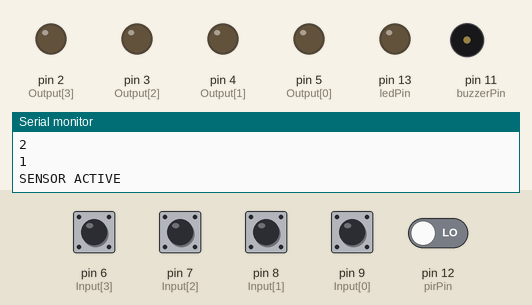
Bench run of a sketch on a simulated Arduino Uno, built with avr-gcc and run on an emulated ATmega328P. On the bench: output pins drawn as LEDs (lit = HIGH), buzzer (waves = sounding), the last lines printed to the serial monitor. Dashed ring = blinking. The test bench sets the inputs (shaded band); at power-on: pin 6 (Input[3]), pin 7 (Input[2]), pin 8 (Input[1]), pin 9 (Input[0]) HIGH, pin 12 (pirPin) LOW.

Above: at 11.2 s.
11.3 s: pin 12 (pirPin) driven HIGH
At 11.9 s:
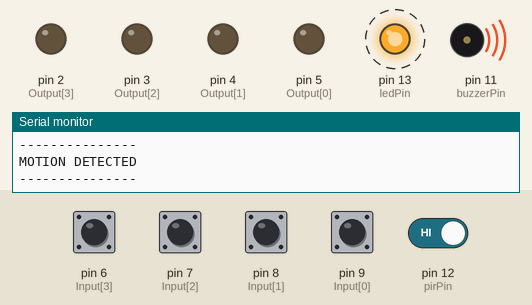
14.3 s: pin 6 (Input[3]) pulled LOW for 0.6 s
At 14.9 s:
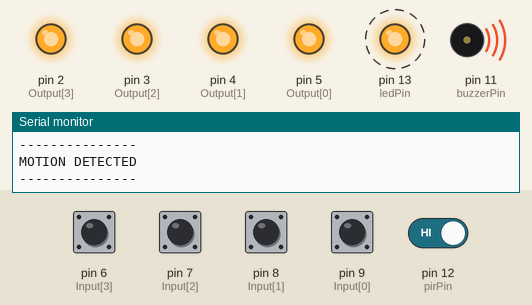
Timing chart, 0 to 23.9 s (numbered marks = the images above; inputs shaded):
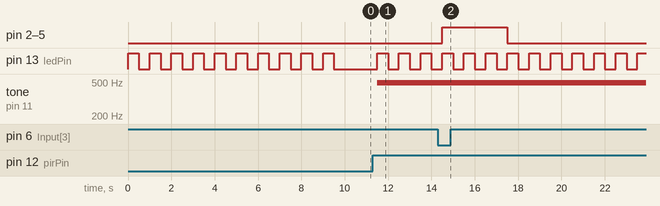

The sketch:

security_system.ino
```cpp
/*
 * An Embedded Systems group project.
 *
 * The PIR Sensor is an easy to use digital infrared motion sensor module.
 * The sensor's output pin goes to HIGH if motion is present; else it will go LOW.
 *
 * @author: Aidan Melen, Conrad Lieness, Grady Mellin
 * @date: 05/14/2015
 */

boolean first = true;

int ledPin = 13;
int pirPin = 12;    // the digital pin connected to the PIR sensor's output
int buzzerPin = 11;

int calibrationTime = 10; // the time we give the sensor to calibrate (10-60 secs according to the datasheet)
boolean alarm = false;


// initialize keypad variables

byte h = 0, v = 0; //variables used in for loops

const unsigned long period = 50; //little period used to prevent error

unsigned long kdelay = 0;      // variable used in non-blocking delay

const byte rows = 4;           //number of rows of keypad

const byte columns = 4;          //number of columnss of keypad

const byte Output[rows] = {5, 4, 3, 2}; //array of pins used as output for rows of keypad

const byte Input[columns] = {9, 8, 7, 6}; //array of pins used as input for columnss of keypad


byte keypad() { // function used to detect which button is used

  static bool no_press_flag = 0; //static flag used to ensure no button is pressed

  for (byte x = 0; x < columns; x++) { // for loop used to read all inputs of keypad to ensure no button is pressed

    if (digitalRead(Input[x]) == HIGH); //read evry input if high continue else break;
    else
      break;

    if (x == (columns - 1)) { //if no button is pressed
      no_press_flag = 1;
      h = 0;
      v = 0;
    }
  }

  if (no_press_flag == 1) { //if no button is pressed

    for (byte r = 0; r < rows; r++) { //for loop used to make all output as low
      digitalWrite(Output[r], LOW);
    }

    for (h = 0; h < columns; h++) { // for loop to check if one of inputs is low
      if (digitalRead(Input[h]) == HIGH) //if specific input is remain high (no press on it) continue
        continue;

      else {   //if one of inputs is low
        for (v = 0; v < rows; v++) { //for loop used to specify the number of row

          digitalWrite(Output[v], HIGH);  //make specified output as HIGH

          if (digitalRead(Input[h]) == HIGH) { //if the input that selected from first sor loop is change to high
            no_press_flag = 0;              //reset the no press flag;

            for (byte w = 0; w < rows; w++) { // make all outputs as low
              digitalWrite(Output[w], LOW);
            }

            return v * 4 + h; //return number of button

          }
        }
      }
    }
  }

  return 50;

}


/*
  Setup function
  **/
void setup() {
  Serial.begin(9600);

  // setup keypad
  for (byte i = 0; i < rows; i++) { //for loop used to make pin mode of outputs as output
    pinMode(Output[i], OUTPUT);
  }

  for (byte s = 0; s < columns; s++) { //for loop used to makk pin mode of inputs as inputpullup
    pinMode(Input[s], INPUT_PULLUP);
  }

  Serial.begin(9600); //to use serial monitor we set the buad rate

  // setup other peripherals
  pinMode(pirPin, INPUT);
  pinMode(ledPin, OUTPUT);
  pinMode(buzzerPin, OUTPUT);

  // initialize them OFF
  digitalWrite(pirPin, LOW);
  digitalWrite(ledPin, LOW);
  digitalWrite(buzzerPin, LOW);


  //give the sensor some time to calibrate
  Serial.println("CALIBRATING SENSOR");
  for (int i = calibrationTime; i > 0; i--) {
    Serial.println(i);
    digitalWrite(ledPin, HIGH); // led ON
    delay(500);
    digitalWrite(ledPin, LOW); // led OFF
    delay(500);
  }
  Serial.println("SENSOR ACTIVE");
}

void alarmCheck() {
    while (alarm) {
      // check keypad for press
      if (millis() - kdelay > period) { //used to make non-blocking delay
        kdelay = millis(); //capture time from millis function
        switch (keypad()) { //switch used to specify which button
          case 0:
            Serial.println("D");
            break;

          case 1:
            Serial.println("#");
            break;

          case 2:
            Serial.println(0);
            break;

          case 3:
            Serial.println("*");
            break;

          case 4:
            Serial.println("C");
            alarm = false;
            break;

          case 5:
            Serial.println(9);
            break;

          case 6:
            Serial.println(8);
            break;

          case 7:
            Serial.println("F2");
            break;

          case 8:
            Serial.println(6);
            break;

          case 9:
            Serial.println(5);
            break;

          case 10:
            Serial.println(5);
            break;

          case 11:
            Serial.println(4);
            break;

          case 12:
            Serial.println("A");
            break;

          case 13:
            Serial.println(3);
            break;

          case 14:
            Serial.println(2);
            break;

          case 15:
            Serial.println(1);
            break;

          default:;
        }

        // 1st second of press
        analogWrite(buzzerPin, 25);
        digitalWrite(ledPin, HIGH);
        delay(500);
        analogWrite(buzzerPin, LOW);
        digitalWrite(ledPin, LOW);
        delay(500);

        // 2nd second of press
        analogWrite(buzzerPin, 25);
        digitalWrite(ledPin, HIGH);
        delay(500);
        analogWrite(buzzerPin, LOW);
        digitalWrite(ledPin, LOW);
        delay(500);

        // 3rd second of press
        analogWrite(buzzerPin, 25);
        digitalWrite(ledPin, HIGH);
        delay(500);
        analogWrite(buzzerPin, LOW);
        digitalWrite(ledPin, LOW);
        delay(500);
      }
    }
}


/*
 Loop function
 **/
void loop() {

  if (digitalRead(pirPin) == HIGH) { // object detected

    alarm = true; // alarm was triggered

    if (first) {
      Serial.println("---------------");
      Serial.println("MOTION DETECTED");
      Serial.println("---------------");
      Serial.println();
      alarmCheck();
      first = false;
    }

  } else { // no objects detected
    digitalWrite(ledPin, LOW);
    analogWrite(buzzerPin, LOW);
    delay(500);
    first = true;
  }

}
```

Measured:
- after the input at 11.3 s, pin 13 (ledPin): alternates HIGH for 0.50 s and LOW for 0.50 s, starting after 0.20 s; tone on pin 11 (buzzerPin): silent → 490 Hz after 0.20 s
- after the input at 14.3 s, pin 2 (Output[3]), pin 3 (Output[2]), pin 4 (Output[1]), pin 5 (Output[0]): LOW → HIGH after 0.20 s, → LOW 3.0 s later
